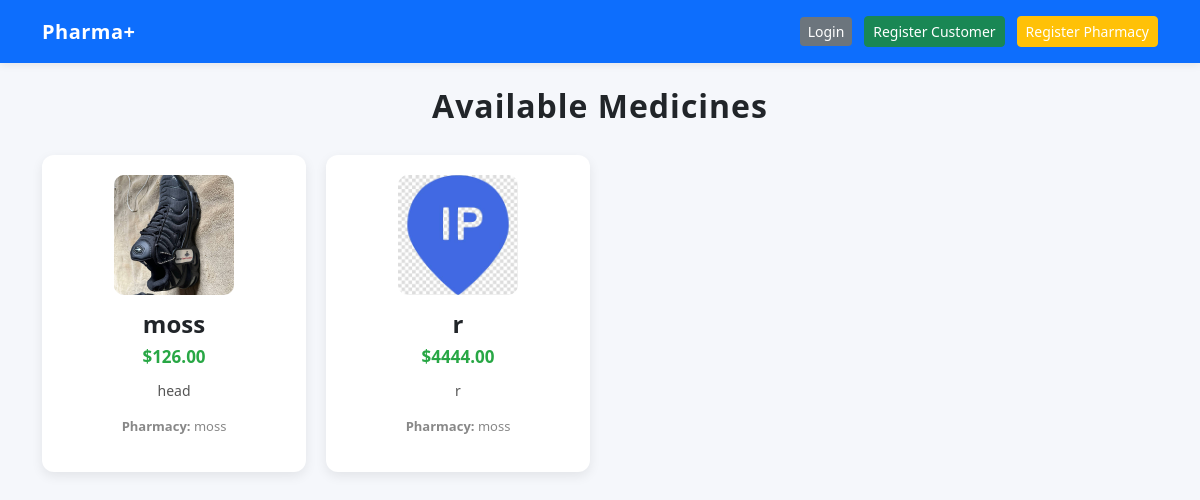
Before: /medicine/list/ with the older database file.
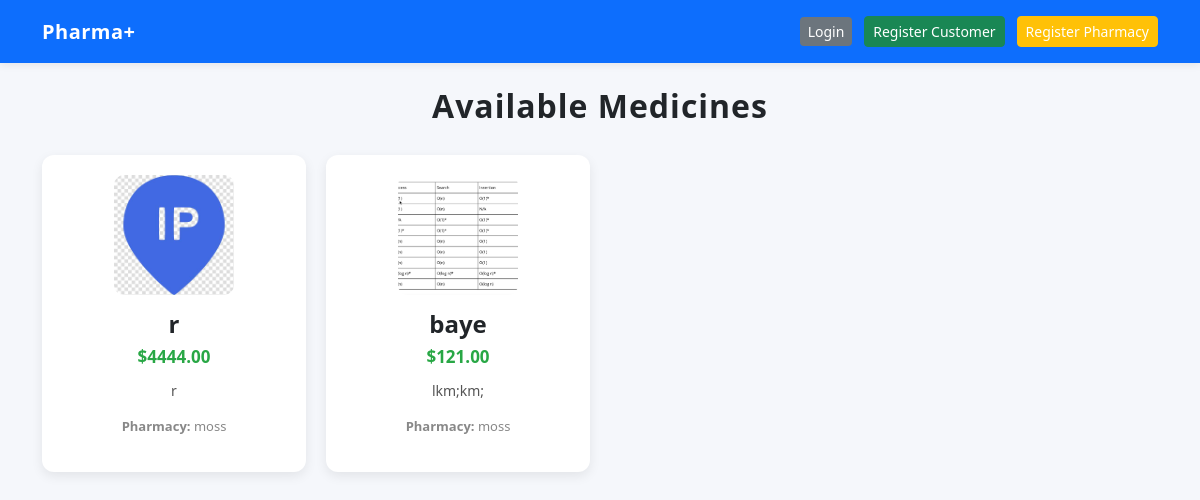
After: the same page with the newer database file.
### member/models.py (models this page shows, shortened)
class Medicine(models.Model):
    owner = models.ForeignKey(PharmacyOwnerProfile, on_delete=models.CASCADE)
    name = models.CharField(max_length=100)
    category = models.CharField(max_length=100)
    description = models.TextField()
    image = models.ImageField(upload_to='medicine_images/')
    price = models.DecimalField(max_digits=10, decimal_places=2)
    stock = models.PositiveIntegerField()
    created_at = models.DateTimeField(auto_now_add=True)
    updated_at = models.DateTimeField(auto_now=True)
    expiry_date = models.DateField(null=True, blank=True)  # NEW
    location = models.CharField(max_length=255, blank=True, null=True)  # NEW

class PharmacyOwnerProfile(models.Model):
    user = models.OneToOneField(settings.AUTH_USER_MODEL, on_delete=models.CASCADE)
    pharmacy_name = models.CharField(max_length=200)
    location = models.CharField(max_length=255)
    phone = models.CharField(max_length=20)
    verification_document = models.FileField(upload_to='verification_docs/')
    is_verified = models.BooleanField(default=False)

### member/views.py (the view)
# urls.py: path("medicine/list/", MedicineListView.as_view(), name="medicine_list"),
class MedicineListView(ListView):
    model = Medicine
    template_name = "member/medicine_list.html"
    context_object_name = "medicines"

### member/templates/member/medicine_list.html
{% extends "member/base.html" %}
{% block content %}
<div class="container mt-4">
    <h2 style="text-align: center; margin-bottom: 30px; font-weight: 700; letter-spacing: 1px;">
        Available Medicines
    </h2>
    {% if medicines %}
        <div style="
            display: grid;
            grid-template-columns: repeat(auto-fill, minmax(250px, 1fr));
            gap: 20px;
        ">
            {% for med in medicines %}
            <div style="
                background: #ffffff;
                padding: 20px;
                border-radius: 12px;
                box-shadow: 0 4px 12px rgba(0,0,0,0.08);
                text-align: center;
                transition: 0.3s;
            ">
                <img src="{{ med.image.url }}"
                     style="width: 120px; height:120px; object-fit: cover; border-radius: 10px; margin-bottom: 15px;">
                <h4 style="font-weight: 600; margin-bottom: 5px;">
                    {{ med.name }}
                </h4>
                <p style="margin: 0; font-size: 17px; color: #28a745; font-weight: 600;">
                    ${{ med.price }}
                </p>
                <p style="font-size: 14px; color: #555; margin-top: 10px;">
                    {{ med.description }}
                </p>
                <p style="font-size: 13px; color: #888; margin-top: 10px;">
                    <strong>Pharmacy:</strong> {{ med.owner.pharmacy_name }}
                </p>
            </div>
            {% endfor %}
        </div>
    {% else %}
        <p style="text-align:center; margin-top: 20px;">No medicines found.</p>
    {% endif %}
</div>
{% endblock %}

Changed rows visible on the page:
removed Medicine: image (picture), name "moss", price "126.00", description "head", owner.pharmacy_name "moss"
added Medicine: image (picture), name "baye", price "121.00", description "lkm;km;", owner.pharmacy_name "moss"
